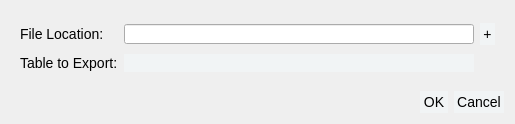
<?xml version="1.0" encoding="UTF-8"?>
<ui version="4.0">
 <class>ExportForm</class>
 <widget class="QDialog" name="ExportForm">
  <property name="geometry">
   <rect>
    <x>0</x>
    <y>0</y>
    <width>515</width>
    <height>124</height>
   </rect>
  </property>
  <property name="windowTitle">
   <string>Dialog</string>
  </property>
  <property name="styleSheet">
   <string notr="true">QWidget#MainForm{

background-color:#E5EAE7;
}
*{
font-family:&quot;Calibri&quot;;
font-size: 14px;

}


QTabWidget{
margin:0px;
padding:0px;
border:none;

background-color:#F1F4F5;

}


QTabBar{
background-color:#F1F4F5;
border:none;
padding:10px;
}
QTabBar::tab:selected,QTabBar::tab:hover{

color:#444946;
}
QTabBar::tab{
background-color:#E5EAE7;

color:black;
}
QTabBar::tab:hover{
background-color:#f3f0f2;

}
QTabBar::tab:selected{
background-color:#fcfbfb;
}





QStackedWidget{
margin:0px;
padding:0px;
}


QWidget{
margin:0px;
padding:0px;
}



QPushButton{
padding:3px;
border:none;
background-color:#F1F4F5;
}
QPushButton:hover,QPushButton:hover{
background-color:#E4E9EB;
}

QPushButton#basicPageConnect:hover{
border-radius:15px;

}

QComboBox{
border:none;
background-color:#F1F4F5;
}
QComboBox:hover {
background-color:#E4E9EB;
}
QComboBox:drop-down{
border:none;
}


QRadioButton{
padding:0px;
margin:0px;

}

QDateEdit{
border:none;
background-color:#F1F4F5;
}
QDateEdit:hover{
background-color:#E4E9EB;
}
QDateEdit:drop-down{
border:none;
}
QGroupBox {
    border: 0px solid gray;
	
    margin-top: 0.5em;
	margin-right:0px;
	margin-left:0px;
}
QGroupBox::title {
    subcontrol-origin: margin;
    left: 10px;
    padding: 0 3px 0 3px;
}

QCheckBox::indicator,QRadioButton::indicator{
border:none;
background-color:#F1F4F5;

}

QCheckBox::indicator:checked,QRadioButton::indicator:checked{
border:none;
background-color:#8DAA91;

}

</string>
  </property>
  <layout class="QGridLayout" name="gridLayout">
   <item row="1" column="0">
    <widget class="QDialogButtonBox" name="buttonBox">
     <property name="orientation">
      <enum>Qt::Horizontal</enum>
     </property>
     <property name="standardButtons">
      <set>QDialogButtonBox::Cancel|QDialogButtonBox::Ok</set>
     </property>
    </widget>
   </item>
   <item row="0" column="0">
    <widget class="QWidget" name="ExcelWidget" native="true">
     <layout class="QGridLayout" name="gridLayout_2">
      <item row="0" column="0">
       <widget class="QLabel" name="label">
        <property name="text">
         <string>File Location:</string>
        </property>
       </widget>
      </item>
      <item row="0" column="1">
       <widget class="QLineEdit" name="ExcelLocation"/>
      </item>
      <item row="0" column="2">
       <widget class="QPushButton" name="ExcelLocationChange">
        <property name="text">
         <string>+</string>
        </property>
       </widget>
      </item>
      <item row="1" column="1">
       <widget class="QComboBox" name="ExcelTableChange"/>
      </item>
      <item row="1" column="0">
       <widget class="QLabel" name="label_2">
        <property name="text">
         <string>Table to Export:</string>
        </property>
       </widget>
      </item>
     </layout>
    </widget>
   </item>
  </layout>
 </widget>
 <resources/>
 <connections>
  <connection>
   <sender>buttonBox</sender>
   <signal>accepted()</signal>
   <receiver>ExportForm</receiver>
   <slot>accept()</slot>
   <hints>
    <hint type="sourcelabel">
     <x>248</x>
     <y>254</y>
    </hint>
    <hint type="destinationlabel">
     <x>157</x>
     <y>274</y>
    </hint>
   </hints>
  </connection>
  <connection>
   <sender>buttonBox</sender>
   <signal>rejected()</signal>
   <receiver>ExportForm</receiver>
   <slot>reject()</slot>
   <hints>
    <hint type="sourcelabel">
     <x>316</x>
     <y>260</y>
    </hint>
    <hint type="destinationlabel">
     <x>286</x>
     <y>274</y>
    </hint>
   </hints>
  </connection>
 </connections>
</ui>
